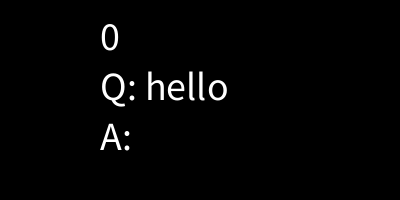
Frame 1 (no input)
Frame 60 (the mouse pressed at the canvas centre just before this capture): identical to frame 1, image omitted
Frame 120 (the mouse held since frame 60 and released just before this capture): identical to frame 1, image omitted

The Processing sketch that drew this single still picture (run headless with seeded random() and noise(); from frame 60 on, the mouse is pressed at the canvas centre):

// Processing sketch: week17_5
// ── week17_5.pde
void setup(){
  size(400,200);
  textSize(40);
}
String line="";
String Q=" hello";
void draw(){
  background(0);
  int len = line.length(); text(len,100,50);
  text("Q:"+Q,100,100);
  text("A: "+line,100,150);
}
void keyPressed(){
  int len = line.length();
  if(key>='a' && key<='z') line=line+ key;
  if(key>='A' && key<='Z') line=line+ key;
  if(key==BACKSPACE && len>0) line=line.substring(0,len-1);
}
